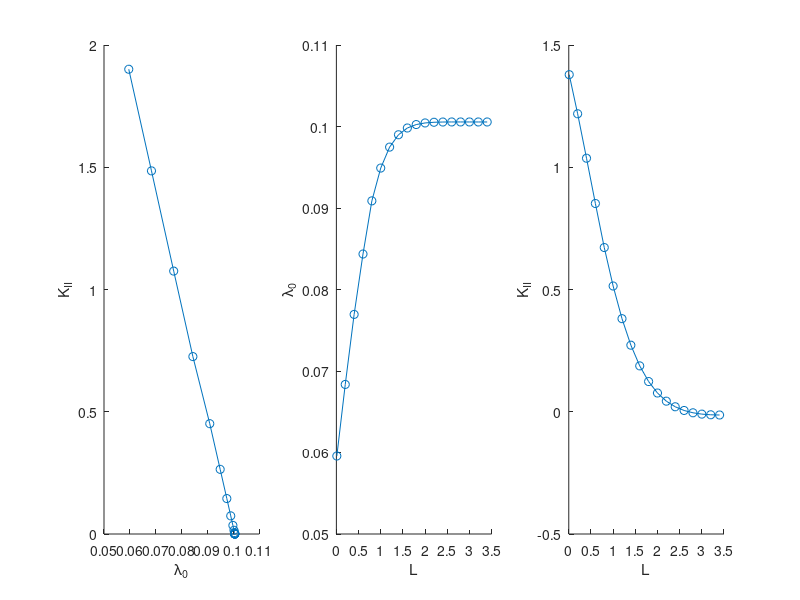

Source code (MATLAB):
% Data in this file is made in quite an inefficient way. Since for a given
% L, we wish to push lambda as high as possible for a good extrapolation.
% But, this then depends on the value of L (in a way that we wish to
% determine from this data!). Therefore, its done with guesswork and by
% three different data sets.

clear

load n350x873-2t-early
L1 = L; lam1 = l0; K2 = 3*sqrt(2*pi)*KII0;
load n350x873-2t-mid
L1 = [L1 L]; lam1 = [lam1 l0]; K2 = [K2 3*sqrt(2*pi)*KII0];
load n350x873-2t
L1 = [L1 L]; lam1 = [lam1 l0]; K2 = [K2 3*sqrt(2*pi)*KII0];



subplot(1,3,1)
hold on

plot(lam1,K2.^2,'o-')
xlabel('\lambda_0')
ylabel('K_{II}')


subplot(1,3,2)
hold on

plot(L1,lam1,'o-')
xlabel('L')
ylabel('\lambda_0')


subplot(1,3,3)
hold on

plot(L1,K2,'o-')
xlabel('L')
ylabel('K_{II}')

fid = fopen('KI-0.csv','w');
fprintf(fid,'KII0,     l0,    KII2,      L\n');
for j = 1:numel(L)
    fprintf(fid, '%.5e,    %.5e,   %.5e,     %.5e \n', ...
        K2(j), lam1(j), K2(j)^2, L1(j));
end

fclose(fid);
